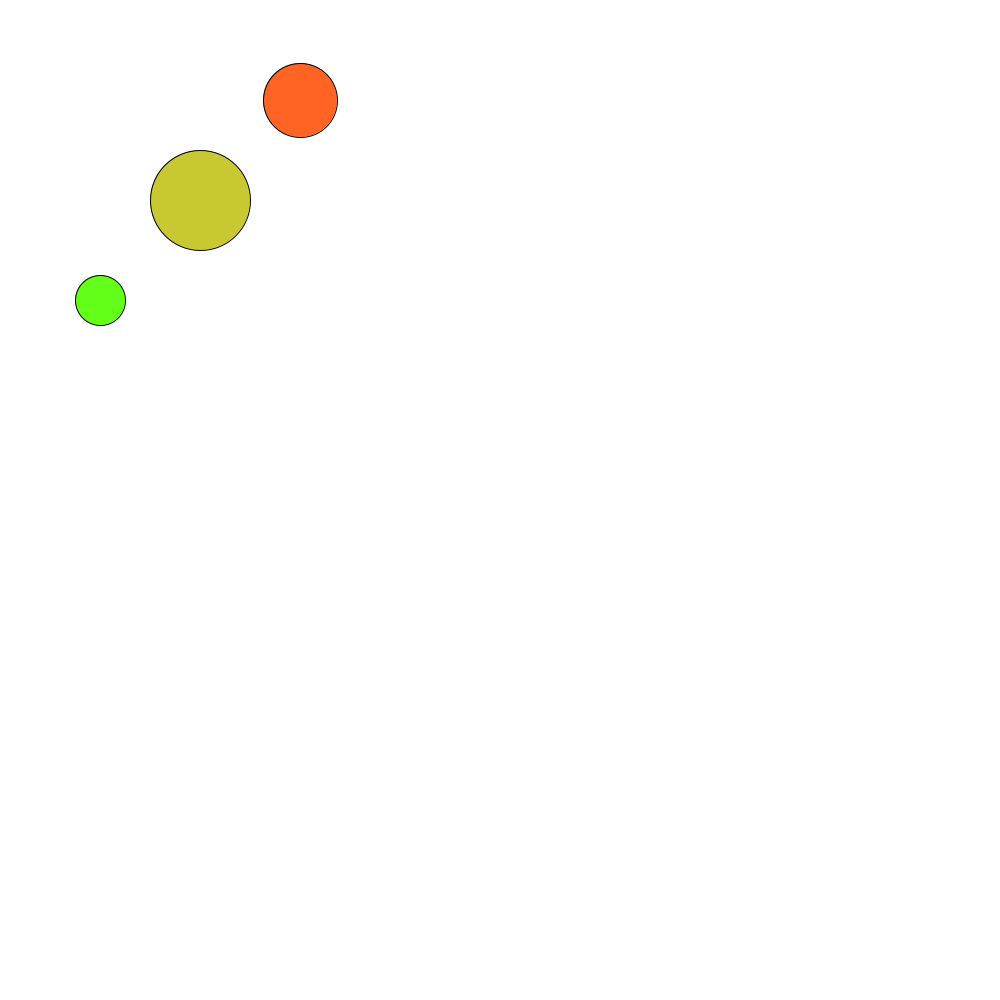
Frame 1 (no input)
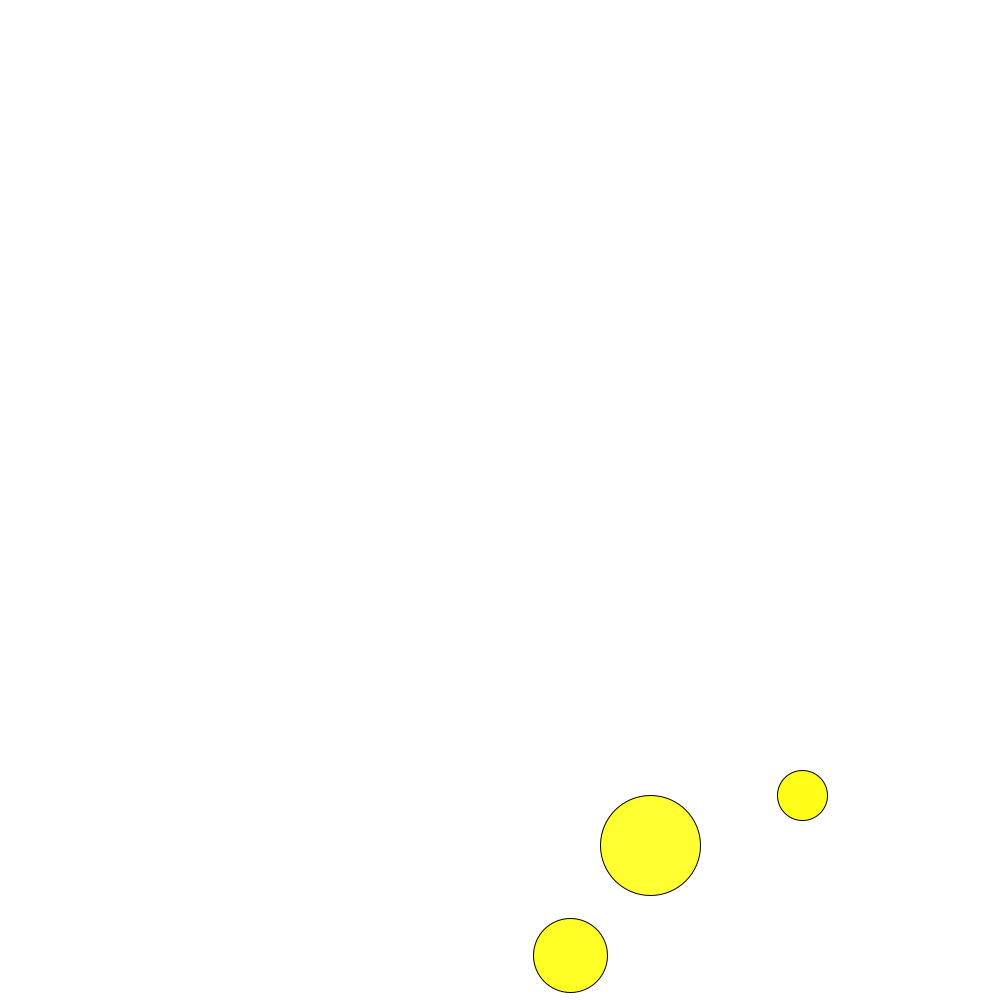
Frame 60 (the mouse pressed at the canvas centre just before this capture)
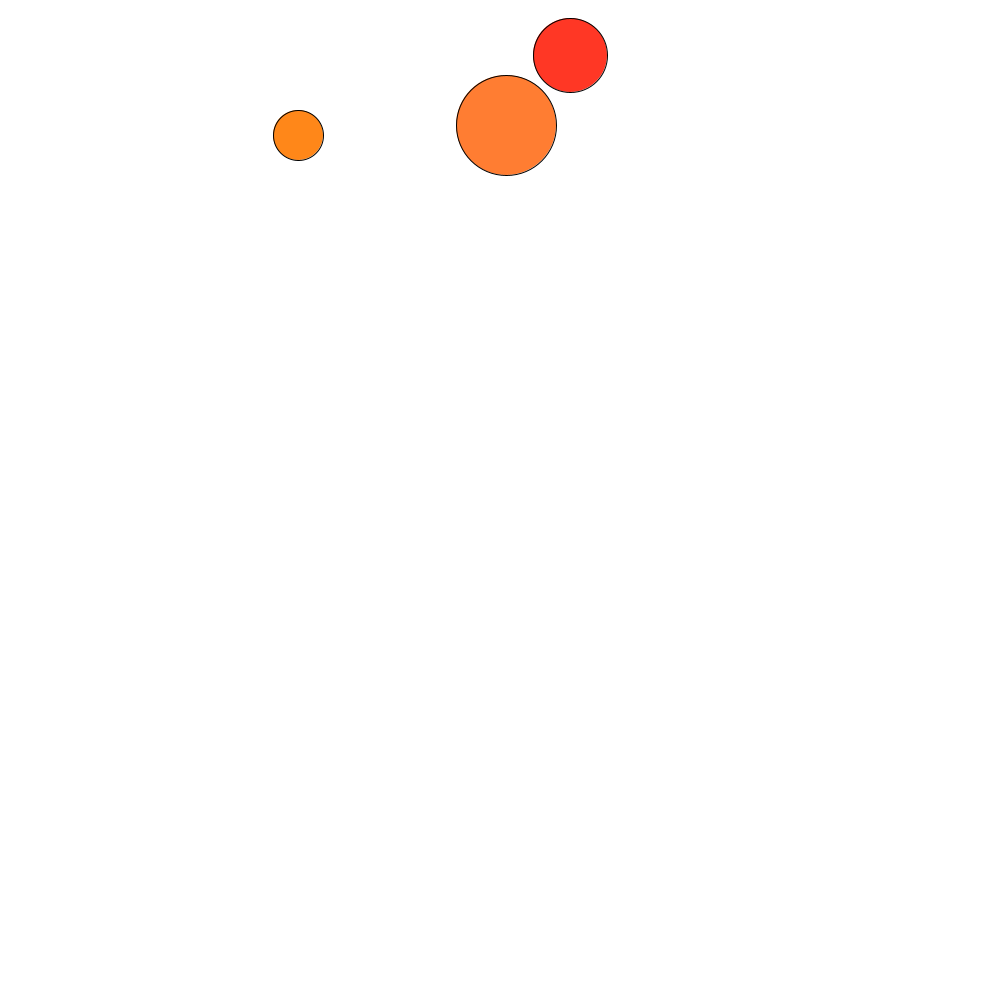
Frame 120 (the mouse held since frame 60 and released just before this capture)

The Processing sketch that drew these frames (run headless with seeded random() and noise(); from frame 60 on, the mouse is pressed at the canvas centre):

// Processing sketch: ball_code
// ── ball_code.pde
// ball demo with OOP

Ball b1, b2, b3;

void setup() {
  size(1000,1000);
  b1 = new Ball(200,200,100);
  b2 = new Ball(300,100,75);
  b3 = new Ball(100,300,50);
  


}



void draw() {
  background(255);
  b1.display();
  b1.move();
  b1.bounceIfNeeded();
  
  b2.display();
  b2.move();
  b2.bounceIfNeeded();
  
  b3.display();
  b3.move();
  b3.bounceIfNeeded();


}
// ── Ball.pde
class Ball {
  float x,y,radius,moveX,moveY;
  boolean changeColor;
  
  Ball(int _x, int _y, int _radius ) {
    x = _x;
    y = _y;
    radius = _radius/2;
    moveX = 18;
    moveY = 15;
    
  
}
  void display() {
    float dividing  = 1;
    if (changeColor) {

      dividing = random(1,20);
      changeColor = false;      
    }
    fill(x/dividing,y/dividing,radius);
    ellipse(x,y,radius*2,radius*2);
  
  }
  void move() {
    x = x + moveX;
    y = y + moveY;
  
  }
  void bounceIfNeeded() {
    if (x > width - radius) {
      moveX *= -1;
      changeColor = true;
      
    }
    if(y > height - radius) {
      moveY *= -1;
      changeColor = true;
      
    
    }
    if(y < radius) {
      moveY *= -1;
      changeColor = true;
    }
    if(x < radius) {
      moveX *= -1;
      changeColor = true;
    }
  }
  

}
